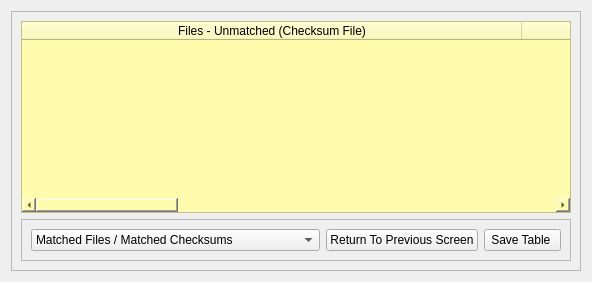
          <widget class="QWidget" name="page03_03">
           <layout class="QGridLayout" name="gridLayout_17">
            <item row="0" column="0">
             <widget class="QFrame" name="frame03_08">
              <property name="frameShape">
               <enum>QFrame::StyledPanel</enum>
              </property>
              <property name="frameShadow">
               <enum>QFrame::Raised</enum>
              </property>
              <layout class="QGridLayout" name="gridLayout_16">
               <item row="0" column="0">
                <widget class="QTableWidget" name="tableWidget_matchedDiff01">
                 <property name="styleSheet">
                  <string notr="true">background-color: rgb(255, 252, 174);</string>
                 </property>
                 <property name="horizontalScrollMode">
                  <enum>QAbstractItemView::ScrollPerPixel</enum>
                 </property>
                 <attribute name="horizontalHeaderDefaultSectionSize">
                  <number>500</number>
                 </attribute>
                 <attribute name="horizontalHeaderShowSortIndicator" stdset="0">
                  <bool>true</bool>
                 </attribute>
                 <attribute name="horizontalHeaderStretchLastSection">
                  <bool>true</bool>
                 </attribute>
                 <column>
                  <property name="text">
                   <string>Files - Unmatched (Checksum File)</string>
                  </property>
                 </column>
                 <column>
                  <property name="text">
                   <string>Checksums - Matched (Checksum File)</string>
                  </property>
                 </column>
                 <column>
                  <property name="text">
                   <string>Files - Unmatched (From Disk)</string>
                  </property>
                 </column>
                 <column>
                  <property name="text">
                   <string>Checksums - Matched (From Disk)</string>
                  </property>
                 </column>
                </widget>
               </item>
               <item row="1" column="0">
                <widget class="QFrame" name="frame03_09">
                 <property name="frameShape">
                  <enum>QFrame::StyledPanel</enum>
                 </property>
                 <property name="frameShadow">
                  <enum>QFrame::Raised</enum>
                 </property>
                 <layout class="QHBoxLayout" name="horizontalLayout_7">
                  <item>
                   <widget class="QComboBox" name="comboBox_verifyTableViews02">
                    <property name="currentIndex">
                     <number>0</number>
                    </property>
                    <item>
                     <property name="text">
                      <string>Matched Files / Matched Checksums</string>
                     </property>
                    </item>
                    <item>
                     <property name="text">
                      <string>Unmatched Files / Matched Checksums</string>
                     </property>
                    </item>
                    <item>
                     <property name="text">
                      <string>Unmatched Files / Unmatched Checksums</string>
                     </property>
                    </item>
                    <item>
                     <property name="text">
                      <string>New Unmatched Files / Unmatched Checksums</string>
                     </property>
                    </item>
                   </widget>
                  </item>
                  <item>
                   <widget class="QPushButton" name="pushButton_returnToVerify02">
                    <property name="text">
                     <string>Return To Previous Screen</string>
                    </property>
                   </widget>
                  </item>
                  <item>
                   <widget class="QToolButton" name="toolButton_saveTable02">
                    <property name="sizePolicy">
                     <sizepolicy hsizetype="Preferred" vsizetype="Preferred">
                      <horstretch>0</horstretch>
                      <verstretch>0</verstretch>
                     </sizepolicy>
                    </property>
                    <property name="text">
                     <string>Save Table </string>
                    </property>
                    <property name="popupMode">
                     <enum>QToolButton::InstantPopup</enum>
                    </property>
                   </widget>
                  </item>
                 </layout>
                </widget>
               </item>
              </layout>
             </widget>
            </item>
           </layout>
          </widget>
